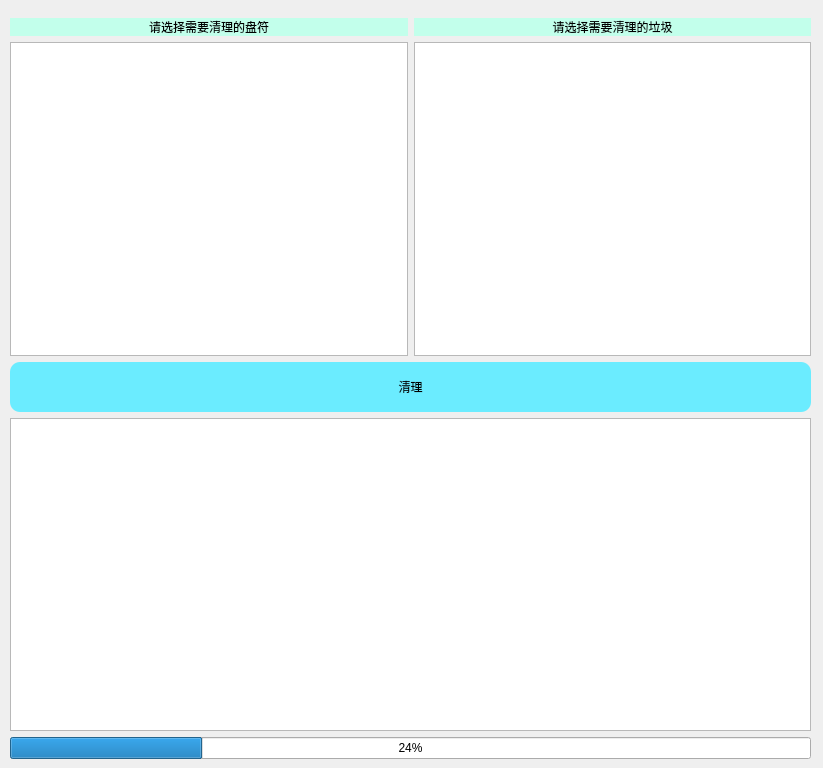
<?xml version="1.0" encoding="UTF-8"?>
<ui version="4.0">
 <class>Cleaner_Dialog</class>
 <widget class="QDialog" name="Cleaner_Dialog">
  <property name="geometry">
   <rect>
    <x>0</x>
    <y>0</y>
    <width>823</width>
    <height>768</height>
   </rect>
  </property>
  <property name="windowTitle">
   <string>Dialog</string>
  </property>
  <property name="styleSheet">
   <string notr="true">QPushButton
{
	border-radius:10px;
	border-width:2px;
	
	background-color: rgb(107, 236, 255);
}

QPushButton:hover{
	
	background-color: rgb(105, 255, 88);
}

QLabel{
	border-width:2px;
	border-radius:10px;
	background-color: rgb(194, 255, 235);
	font: 14pt &quot;华文行楷&quot;;
}

QLabel:hover{
	
	background-color: rgb(255, 184, 234);
}</string>
  </property>
  <widget class="QWidget" name="verticalLayoutWidget">
   <property name="geometry">
    <rect>
     <x>10</x>
     <y>18</y>
     <width>801</width>
     <height>741</height>
    </rect>
   </property>
   <layout class="QVBoxLayout" name="verticalLayout">
    <item>
     <layout class="QHBoxLayout" name="horizontalLayout_2">
      <item>
       <widget class="QLabel" name="label">
        <property name="sizePolicy">
         <sizepolicy hsizetype="Expanding" vsizetype="Preferred">
          <horstretch>0</horstretch>
          <verstretch>0</verstretch>
         </sizepolicy>
        </property>
        <property name="text">
         <string>请选择需要清理的盘符</string>
        </property>
        <property name="alignment">
         <set>Qt::AlignCenter</set>
        </property>
       </widget>
      </item>
      <item>
       <widget class="QLabel" name="label_2">
        <property name="sizePolicy">
         <sizepolicy hsizetype="Expanding" vsizetype="Preferred">
          <horstretch>0</horstretch>
          <verstretch>0</verstretch>
         </sizepolicy>
        </property>
        <property name="text">
         <string>请选择需要清理的垃圾</string>
        </property>
        <property name="alignment">
         <set>Qt::AlignCenter</set>
        </property>
       </widget>
      </item>
     </layout>
    </item>
    <item>
     <layout class="QHBoxLayout" name="horizontalLayout">
      <item>
       <widget class="QTableWidget" name="table_driver"/>
      </item>
      <item>
       <widget class="QTableWidget" name="table_rubbish"/>
      </item>
     </layout>
    </item>
    <item>
     <widget class="QPushButton" name="button_clean">
      <property name="sizePolicy">
       <sizepolicy hsizetype="Expanding" vsizetype="Fixed">
        <horstretch>0</horstretch>
        <verstretch>20</verstretch>
       </sizepolicy>
      </property>
      <property name="minimumSize">
       <size>
        <width>0</width>
        <height>50</height>
       </size>
      </property>
      <property name="text">
       <string>清理</string>
      </property>
     </widget>
    </item>
    <item>
     <widget class="QTextEdit" name="text_fileDelete"/>
    </item>
    <item>
     <widget class="QProgressBar" name="clean_progress">
      <property name="value">
       <number>24</number>
      </property>
     </widget>
    </item>
   </layout>
  </widget>
 </widget>
 <resources/>
 <connections/>
</ui>
